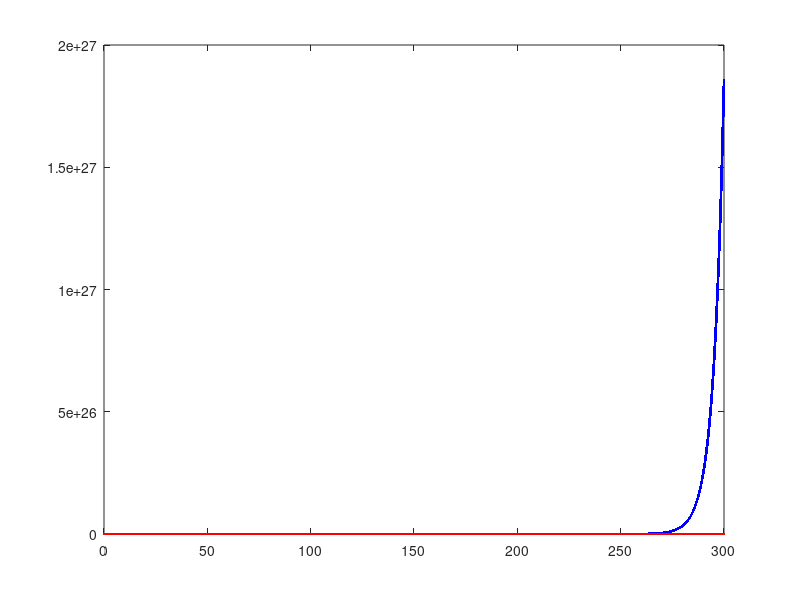

The MATLAB script that drew this image:
%% Exercise # 1 -  Numerical methods for ODEs
% Course: Numerical Methods For Differential Equations
% Name: Alexandre da Rocha Rodrigues
% Matricola: 2039952
% November 2021

close all
clear all
%% Question 5
% Lotka–Volterra

% x'(t) = x(t) (α − βy(t))
% y'(t) = y(t) (δ − γx(t))
% x(0) = x0
% y(0) = y0

%% Constants
alpha = 0.2;
beta = 0.01;
gama = 0.07;
delta = 0.004;

x0 = 19;
y0 = 22;
t0 = 0;
T = 300;
h = 10^-3;
ts = t0:h:T;
N = length(ts);

fx = @(x,y) x * (alpha - beta*y);
fy = @(x,y) y * (delta - gama*x);

x = zeros(N,1);
x(1) = x0;
y = zeros(N,1);
y(1) = y0;


%% Main 

for i=2:N
    %x
%     k1 = fx(x(i-1),y(i-1));
%     k2 = fx(x(i-1)+h/2*k1,y(i-1)+h/2*k1);
%     k3 = fx(x(i-1)+h/2*k2,y(i-1)+h/2*k2);
%     k4 = fx(x(i-1)+h*k3,y(i-1)+h*k3);

    k1 = fx(x(i-1),y(i-1));
    k2 = fx(x(i-1)+h/2*k1,y(i-1));
    k3 = fx(x(i-1)+h/2*k2,y(i-1));
    k4 = fx(x(i-1)+h*k3,y(i-1));
        
    x(i) = x(i-1) + h/6 * (k1 + 2*k2 + 2*k3 + k4);

    %y

%     k1 = fy(x(i-1),y(i-1));
%     k2 = fy(x(i-1)+h/2*k1,y(i-1)+h/2*k1);
%     k3 = fy(x(i-1)+h/2*k2,y(i-1)+h/2*k2);
%     k4 = fy(x(i-1)+h*k3,y(i-1)+h*k3);

    k1 = fy(x(i-1),y(i-1));
    k2 = fy(x(i-1),y(i-1)+h/2*k1);
    k3 = fy(x(i-1),y(i-1)+h/2*k2);
    k4 = fy(x(i-1),y(i-1)+h*k3);
        
    y(i) = y(i-1) + h/6 * (k1 + 2*k2 + 2*k3 + k4);
end

plot(ts,x,'b.')
hold on
plot(ts,y,'r.')









